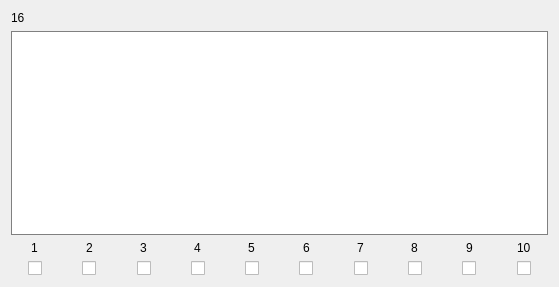
            <widget class="QWidget" name="scrollAreaWidgetContents_172">
             <property name="geometry">
              <rect>
               <x>0</x>
               <y>0</y>
               <width>559</width>
               <height>287</height>
              </rect>
             </property>
             <layout class="QVBoxLayout" name="verticalLayout_114">
              <item>
               <widget class="QLabel" name="Name_16">
                <property name="text">
                 <string>16</string>
                </property>
               </widget>
              </item>
              <item>
               <widget class="QTextEdit" name="Text_16">
                <property name="styleSheet">
                 <string notr="true">border: 1px solid gray</string>
                </property>
               </widget>
              </item>
              <item>
               <layout class="QHBoxLayout" name="horizontalLayout_19">
                <property name="bottomMargin">
                 <number>0</number>
                </property>
                <item>
                 <layout class="QVBoxLayout" name="verticalLayout_173">
                  <property name="rightMargin">
                   <number>0</number>
                  </property>
                  <property name="bottomMargin">
                   <number>0</number>
                  </property>
                  <item alignment="Qt::AlignHCenter">
                   <widget class="QLabel" name="label_152">
                    <property name="text">
                     <string>1</string>
                    </property>
                   </widget>
                  </item>
                  <item alignment="Qt::AlignHCenter">
                   <widget class="QCheckBox" name="Check_16_1">
                    <property name="text">
                     <string/>
                    </property>
                   </widget>
                  </item>
                 </layout>
                </item>
                <item>
                 <layout class="QVBoxLayout" name="verticalLayout_174">
                  <property name="rightMargin">
                   <number>0</number>
                  </property>
                  <property name="bottomMargin">
                   <number>0</number>
                  </property>
                  <item alignment="Qt::AlignHCenter">
                   <widget class="QLabel" name="label_153">
                    <property name="text">
                     <string>2</string>
                    </property>
                   </widget>
                  </item>
                  <item alignment="Qt::AlignHCenter">
                   <widget class="QCheckBox" name="Check_16_2">
                    <property name="text">
                     <string/>
                    </property>
                   </widget>
                  </item>
                 </layout>
                </item>
                <item>
                 <layout class="QVBoxLayout" name="verticalLayout_175">
                  <property name="rightMargin">
                   <number>0</number>
                  </property>
                  <property name="bottomMargin">
                   <number>0</number>
                  </property>
                  <item alignment="Qt::AlignHCenter">
                   <widget class="QLabel" name="label_154">
                    <property name="text">
                     <string>3</string>
                    </property>
                   </widget>
                  </item>
                  <item alignment="Qt::AlignHCenter">
                   <widget class="QCheckBox" name="Check_16_3">
                    <property name="text">
                     <string/>
                    </property>
                   </widget>
                  </item>
                 </layout>
                </item>
                <item>
                 <layout class="QVBoxLayout" name="verticalLayout_176">
                  <property name="rightMargin">
                   <number>0</number>
                  </property>
                  <property name="bottomMargin">
                   <number>0</number>
                  </property>
                  <item alignment="Qt::AlignHCenter">
                   <widget class="QLabel" name="label_155">
                    <property name="text">
                     <string>4</string>
                    </property>
                   </widget>
                  </item>
                  <item alignment="Qt::AlignHCenter">
                   <widget class="QCheckBox" name="Check_16_4">
                    <property name="text">
                     <string/>
                    </property>
                   </widget>
                  </item>
                 </layout>
                </item>
                <item>
                 <layout class="QVBoxLayout" name="verticalLayout_177">
                  <property name="rightMargin">
                   <number>0</number>
                  </property>
                  <property name="bottomMargin">
                   <number>0</number>
                  </property>
                  <item alignment="Qt::AlignHCenter">
                   <widget class="QLabel" name="label_156">
                    <property name="text">
                     <string>5</string>
                    </property>
                   </widget>
                  </item>
                  <item alignment="Qt::AlignHCenter">
                   <widget class="QCheckBox" name="Check_16_5">
                    <property name="text">
                     <string/>
                    </property>
                   </widget>
                  </item>
                 </layout>
                </item>
                <item>
                 <layout class="QVBoxLayout" name="verticalLayout_178">
                  <property name="rightMargin">
                   <number>0</number>
                  </property>
                  <property name="bottomMargin">
                   <number>0</number>
                  </property>
                  <item alignment="Qt::AlignHCenter">
                   <widget class="QLabel" name="label_157">
                    <property name="text">
                     <string>6</string>
                    </property>
                   </widget>
                  </item>
                  <item alignment="Qt::AlignHCenter">
                   <widget class="QCheckBox" name="Check_16_6">
                    <property name="text">
                     <string/>
                    </property>
                   </widget>
                  </item>
                 </layout>
                </item>
                <item>
                 <layout class="QVBoxLayout" name="verticalLayout_179">
                  <property name="rightMargin">
                   <number>0</number>
                  </property>
                  <property name="bottomMargin">
                   <number>0</number>
                  </property>
                  <item alignment="Qt::AlignHCenter">
                   <widget class="QLabel" name="label_158">
                    <property name="text">
                     <string>7</string>
                    </property>
                   </widget>
                  </item>
                  <item alignment="Qt::AlignHCenter">
                   <widget class="QCheckBox" name="Check_16_7">
                    <property name="text">
                     <string/>
                    </property>
                   </widget>
                  </item>
                 </layout>
                </item>
                <item>
                 <layout class="QVBoxLayout" name="verticalLayout_180">
                  <property name="rightMargin">
                   <number>0</number>
                  </property>
                  <property name="bottomMargin">
                   <number>0</number>
                  </property>
                  <item alignment="Qt::AlignHCenter">
                   <widget class="QLabel" name="label_159">
                    <property name="text">
                     <string>8</string>
                    </property>
                   </widget>
                  </item>
                  <item alignment="Qt::AlignHCenter">
                   <widget class="QCheckBox" name="Check_16_8">
                    <property name="text">
                     <string/>
                    </property>
                   </widget>
                  </item>
                 </layout>
                </item>
                <item>
                 <layout class="QVBoxLayout" name="verticalLayout_181">
                  <property name="rightMargin">
                   <number>0</number>
                  </property>
                  <property name="bottomMargin">
                   <number>0</number>
                  </property>
                  <item alignment="Qt::AlignHCenter">
                   <widget class="QLabel" name="label_160">
                    <property name="text">
                     <string>9</string>
                    </property>
                   </widget>
                  </item>
                  <item alignment="Qt::AlignHCenter">
                   <widget class="QCheckBox" name="Check_16_9">
                    <property name="text">
                     <string/>
                    </property>
                   </widget>
                  </item>
                 </layout>
                </item>
                <item>
                 <layout class="QVBoxLayout" name="verticalLayout_182">
                  <property name="rightMargin">
                   <number>0</number>
                  </property>
                  <property name="bottomMargin">
                   <number>0</number>
                  </property>
                  <item alignment="Qt::AlignHCenter">
                   <widget class="QLabel" name="label_161">
                    <property name="text">
                     <string>10</string>
                    </property>
                   </widget>
                  </item>
                  <item alignment="Qt::AlignHCenter">
                   <widget class="QCheckBox" name="Check_16_10">
                    <property name="text">
                     <string/>
                    </property>
                   </widget>
                  </item>
                 </layout>
                </item>
               </layout>
              </item>
             </layout>
            </widget>
